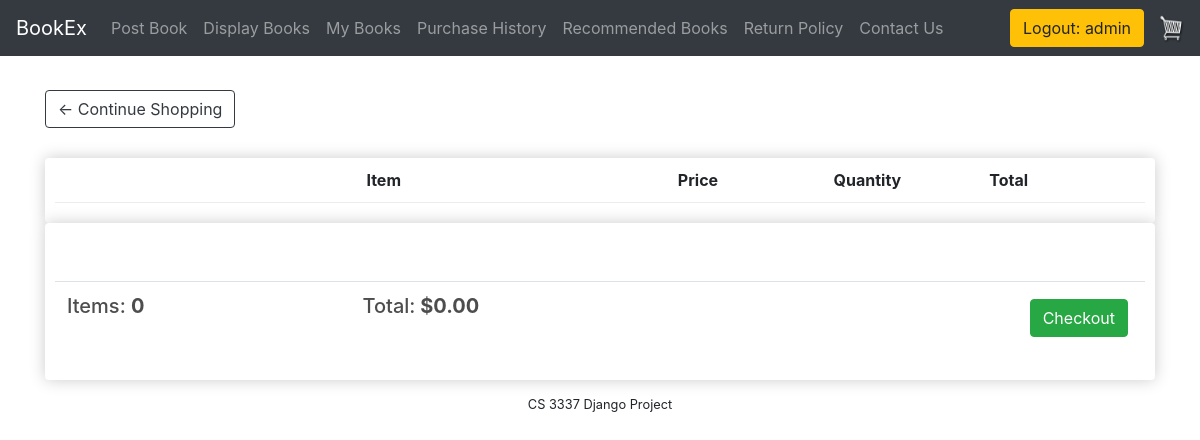
The page /cart/ (signed in) on the database as committed earlier.
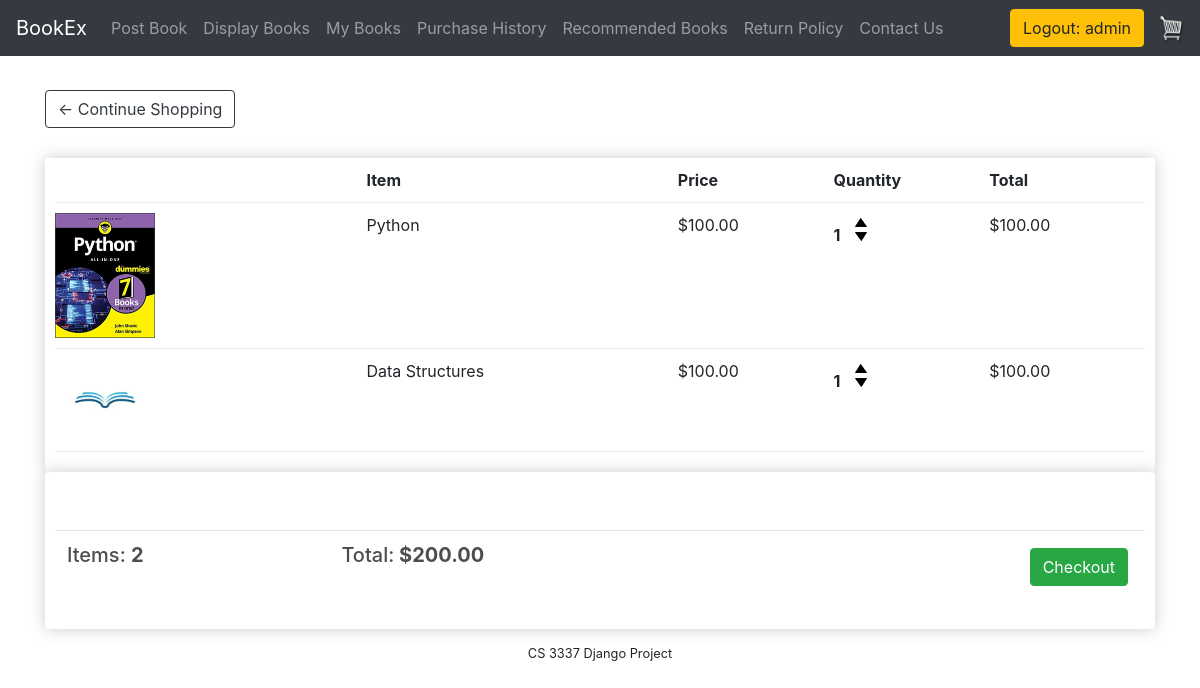
The same page on the database as committed later.
### bookMng/models.py (models this page shows, shortened)
class MainMenu(models.Model):
    item = models.CharField(max_length=200, unique=True)
    link = models.CharField(max_length=200, unique=True)

class Order(models.Model):
    user = models.ForeignKey(User, on_delete=models.CASCADE, null=True, blank=True)
    date_ordered = models.DateField(auto_now_add=True)
    complete = models.BooleanField(default=False, null=True, blank=False)
    @property
    def get_cart_total(self):
        orderitems = self.orderitem_set.all()
        total = sum([item.get_total for item in orderitems])
        return total
    @property
    def get_cart_items(self):
        orderitems = self.orderitem_set.all()
        total = sum([item.quantity for item in orderitems])
        return total

class OrderItem(models.Model):
    book = models.ForeignKey(Book, on_delete=models.CASCADE, null=True)
    order = models.ForeignKey(Order, on_delete=models.SET_NULL, null=True)
    quantity = models.IntegerField(default=0, null=True, blank=True)
    date_added = models.DateTimeField(auto_now_add=True)
    @property
    def get_total(self):
        total = self.book.price * self.quantity
        return total

class Book(models.Model):
    name = models.CharField(max_length=200)
    web = models.URLField(max_length=200)
    price = models.DecimalField(decimal_places=2, max_digits=6)
    publishdate = models.DateField(auto_now=True)
    picture = models.FileField(upload_to='bookEx/static/uploads')
    pic_path = models.CharField(max_length=300, editable=False, blank=True)
    username = models.ForeignKey(User, blank=True, null=True, on_delete=models.CASCADE)
    taken_down = models.BooleanField(default=False, null=True, blank=False)
    recommended = models.BooleanField(default=False, null=True, blank=False)

### bookMng/views.py (the view)
# urls.py: path('cart/', views.cart, name='cart'),
@login_required(login_url=reverse_lazy('login'))
def cart(request):
    user = request.user
    order, created = Order.objects.get_or_create(user=user, complete=False)
    items = order.orderitem_set.all()
    for item in items:
        item.book.picture = str(item.book.picture)[6:]
    return render(request, 'bookMng/cart.html',
                  {
                      'item_list': MainMenu.objects.all(),
                      'items': items,
                      'order': order
                  }
                  )

### bookEx/templates/bookMng/cart.html (shortened to what this page needs)
{% extends 'base.html' %}
{% load static %}
{% block navlinks %}
  {% for item in item_list %}
   <li>
       <a class="nav-link" href="{{ item.link }}">{{ item.item}} <span class="sr-only">(current)</span></a>
   </li>
   {% endfor %}
{% endblock navlinks %}
{% block content %}
	<div class="row">
		<div class="col-lg-12">
		<a  class="btn btn-outline-dark keepshopping" href="{% url 'displaybooks' %}">&#x2190; Continue Shopping</a>
			<br>
			<div class="box-element">
				<div class="cart-row">
					<div style="flex:2"></div>
					<div style="flex:2"><strong>Item</strong></div>
					<div style="flex:1"><strong>Price</strong></div>
					<div style="flex:1"><strong>Quantity</strong></div>
					<div style="flex:1"><strong>Total</strong></div>
				</div>
				{% for item in items %}
				<div class="cart-row">
					<div style="flex:2"><img class="row-image" src="{{item.book.picture}}"></div>
					<div style="flex:2"><p>{{item.book.name}}</p></div>
					<div style="flex:1"><p>${{item.book.price|floatformat:2}}</p></div>
					<div style="flex:1">
						<p class="quantity">{{item.quantity}}</p>
						<div class="quantity">
							<a href="/addtocart?id={{item.book.id}}&arrowup=True"><img width="15" data-product="{{item.product.id}}" data-action="add" class="chg-quantity update-cart" src="{% static  'arrow-up.png' %}"></a>
							<a href="/addtocart?id={{item.book.id}}&arrowdown=True"><img width="15" data-product="{{item.product.id}}" data-action="remove" class="chg-quantity update-cart" src="{% static  'arrow-down.png' %}"></a>
						</div>
					</div>
					<div style="flex:1"><p>${{item.get_total|floatformat:2}}</p></div>
				</div>
				{% endfor %}
			</div>
			<div class="box-element">
				<br>
				<br>
				<table class="table">
					<tr>
						<th><h5>Items: <strong>{{order.get_cart_items}}</strong></h5></th>
						<th><h5>Total:<strong> ${{order.get_cart_total|floatformat:2}}</strong></h5></th>
						<th>
							<a  style="float:right; margin:5px;" class="btn btn-success" href="{% url 'checkout' %}">Checkout</a>
						</th>
					</tr>
				</table>
			</div>
		</div>
	</div>
{% endblock content %}

### bookEx/templates/base.html (shortened to what this page needs)
{% load static %}
<!DOCTYPE html>
<html lang="en">
<head>
    <link href="{% static 'main.css' %}" rel="stylesheet" type="text/css">
    <link rel="stylesheet" href="https://stackpath.bootstrapcdn.com/bootstrap/4.3.1/css/bootstrap.min.css">
</head>
<body>
<nav class="navbar navbar-expand-lg navbar-dark bg-dark">
	  <a class="navbar-brand" href="{% url 'index' %}">BookEx</a>
	  <div class="collapse navbar-collapse" id="navbarSupportedContent">
	    <ul class="navbar-nav mr-auto">
	      <li class="nav-item active">
          {% block navlinks %}
          {% endblock navlinks %}
	      </li>
	    </ul>
	    <div class="form-inline my-2 my-lg-0">
                {% if user.is_authenticated %}
                     <a class="btn btn-warning"href="{% url 'logout' %}?next=/">Logout: {{ user.username }}</a>
                {% else %}
                     <a class="btn btn-warning"href="{% url 'login' %}?next=/">Login</a>
                {% endif %}
	     	<a href="{% url 'cart' %}">
	    		<img width="30" height="30"  id="cart-icon" src="{% static 'cart.png' %}">
	    	</a>
	    </div>
	  </div>
</nav>
<div class="container">
    <br>
    {% block content %}
    {% endblock content %}
</div>
<footer id="footer">
    CS 3337 Django Project
</footer>
</body>
</html>

### bookEx/static/main.css (style rules this page uses)
.keepshopping { margin-bottom: 30px; }
#footer { text-align: center; font-size: 0.8em; margin-top: 5px; padding-top: 10px; clear: both; }
body { background-color: hsl(0, 0%, 98%); }
h1,h2,h3,h4,h5,h6 { color:hsl(0, 0%, 30%); }
.box-element { box-shadow:hsl(0, 0%, 80%) 0 0 16px; background-color: #fff; border-radius: 4px; padding: 10px; }
.bg-dark { background-color: #4f868c!important; }
#cart-icon { width:25px; display: inline-block; margin-left: 15px; }
.col-lg-4, .col-lg-6, .col-lg-8, .col-lg-12 { margin-top: 10px; }
.btn { border-radius: 0; }
.row-image { width: 100px; }
.cart-row { display: flex; align-items: flex-stretch; padding-bottom: 10px; margin-bottom: 10px; border-bottom: 1px solid #ececec; }
.quantity { display: inline-block; font-weight: 700; padding-right:10px; }
.chg-quantity { width: 12px; cursor: pointer; display: block; margin-top: 5px; transition:.1s; }

Rows that differ between the two databases and show on the page:
added OrderItem: book.picture (picture), book.name "Python", book.price "100.00", quantity "1", get_total "100.00"
added OrderItem: book.picture (picture), book.name "Data Structures", book.price "100.00", quantity "1", get_total "100.00"
computed for Order: get_cart_items "0" → "2"; get_cart_total "0.00" → "200.00"
